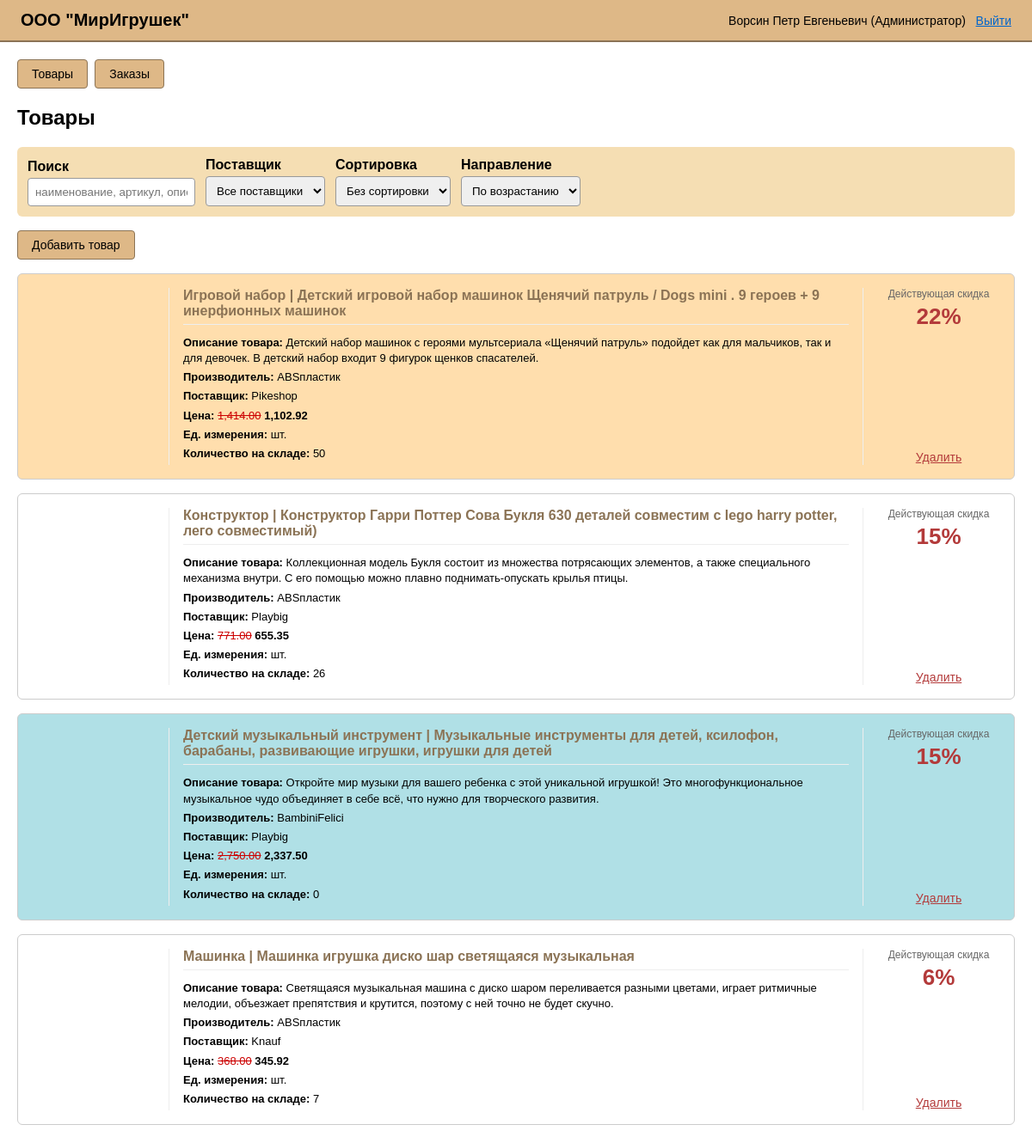
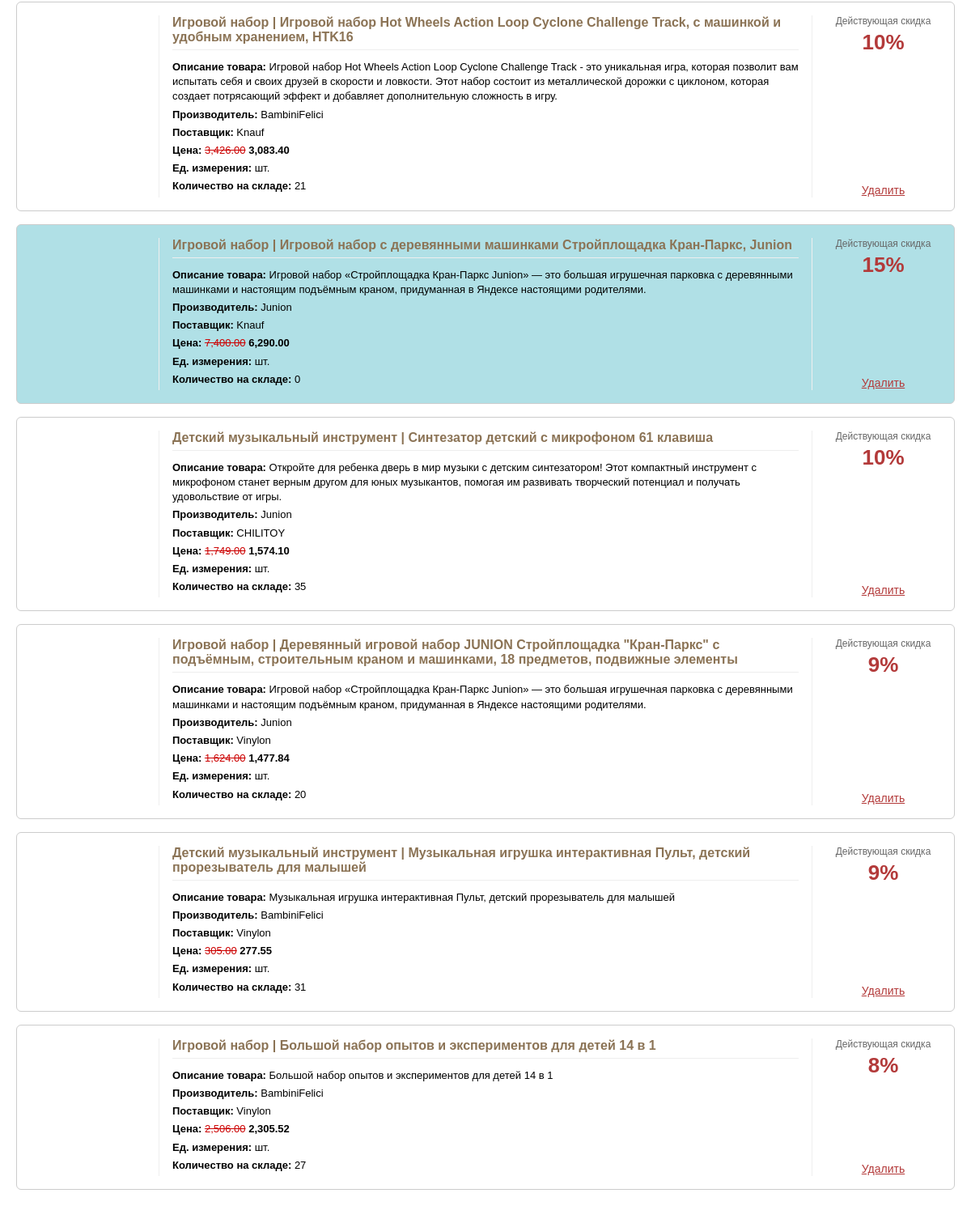
/dashboard.php (signed in), run on the app's committed database (2 pictures, top to bottom).
### tables this page shows
CREATE TABLE products (
    id INT AUTO_INCREMENT PRIMARY KEY,
    article VARCHAR(20) NOT NULL UNIQUE,
    name VARCHAR(255) NOT NULL,
    category_id INT NOT NULL,
    supplier_id INT NOT NULL,
    manufacturer_id INT NOT NULL,
    description TEXT,
    price DECIMAL(10,2) NOT NULL DEFAULT 0,
    unit VARCHAR(20) NOT NULL DEFAULT 'шт.',
    stock INT NOT NULL DEFAULT 0,
    discount INT NOT NULL DEFAULT 0,
    photo VARCHAR(255) DEFAULT NULL,
    CONSTRAINT fk_products_category FOREIGN KEY (category_id) REFERENCES categories(id) ON UPDATE CASCADE ON DELETE RESTRICT,
    CONSTRAINT fk_products_supplier FOREIGN KEY (supplier_id) REFERENCES suppliers(id) ON UPDATE CASCADE ON DELETE RESTRICT,
    CONSTRAINT fk_products_manufacturer FOREIGN KEY (manufacturer_id) REFERENCES manufacturers(id) ON UPDATE CASCADE ON DELETE RESTRICT
);

CREATE TABLE categories (id INT AUTO_INCREMENT PRIMARY KEY, name VARCHAR(100) NOT NULL UNIQUE);

CREATE TABLE manufacturers (id INT AUTO_INCREMENT PRIMARY KEY, name VARCHAR(100) NOT NULL UNIQUE);

CREATE TABLE suppliers (id INT AUTO_INCREMENT PRIMARY KEY, name VARCHAR(100) NOT NULL UNIQUE);

### dashboard.php (the view, shortened to what this page needs)
<?php
require 'db.php';
$role  = $_SESSION['role'];
$fio   = $_SESSION['fio'];
$isAdmin    = ($role === 'Administrator');
$isManager  = ($role === 'Manager');
$canFilter  = ($isAdmin || $isManager);
$canOrders  = ($isAdmin || $isManager);
$roleNames = [
    'Administrator' => 'Администратор',
    'Manager' => 'Менеджер',
    'Authorized client' => 'Авторизованный клиент',
    'Guest' => 'Гость'
];
$roleDisplay = $roleNames[$role] ?? $role;
$view   = $_GET['view'] ?? 'products';
?>
<!DOCTYPE html>
<html lang="ru">
<head>
    <link rel="stylesheet" href="style.css">
</head>
<body>
    <div class="header">
        <div class="logo">ООО "МирИгрушек"</div>
        <div class="user-info">
            <?= htmlspecialchars($fio) ?> (<?= htmlspecialchars($roleDisplay) ?>)
            &nbsp; <a class="btn-link" href="logout.php">Выйти</a>
        </div>
    </div>
    <div class="container">
        <?php
        echo '<div class="nav">';
        echo '<a class="btn" href="dashboard.php?view=products">Товары</a>';
        if ($canOrders) {
            echo '<a class="btn" href="dashboard.php?view=orders">Заказы</a>';
        }
        echo '</div>';
        ?>
        <?php
        if ($view === 'products'):
            $search   = $_GET['search']   ?? '';
            $dir      = $_GET['dir']      ?? 'asc';
            $where = [];
            $params = [];
            $whereSql = $where ? ('WHERE ' . implode(' AND ', $where)) : '';
            $orderSql = 'ORDER BY p.id';
            $sql = "SELECT p.*, c.name AS category, s.name AS supplier, m.name AS manufacturer
                    FROM products p
                    JOIN categories c     ON p.category_id = c.id
                    JOIN suppliers s      ON p.supplier_id = s.id
                    JOIN manufacturers m  ON p.manufacturer_id = m.id
                    $whereSql $orderSql";
            $stmt = $pdo->prepare($sql);
            $stmt->execute($params);
            $products = $stmt->fetchAll();
            ?>
            <h2>Товары</h2>
            <?php if ($canFilter): ?>
            <form class="filters" method="get">
                <div class="form-group">
                    <label>Поиск</label>
                    <input type="text" id="search-input" name="search" value="<?= htmlspecialchars($search) ?>"
                           placeholder="наименование, артикул, описание..." oninput="this.form.submit()">
                </div>
                <div class="form-group">
                    <label>Поставщик</label>
                    <select name="supplier" onchange="this.form.submit()">
                        <option value="">Все поставщики</option>
                    </select>
                </div>
                <div class="form-group">
                    <label>Сортировка</label>
                    <select name="sort" onchange="this.form.submit()">
                        <option value="">Без сортировки</option>
                    </select>
                </div>
                <div class="form-group">
                    <label>Направление</label>
                    <select name="dir" onchange="this.form.submit()">
                        <option value="asc"  <?= $dir==='asc'?'selected':'' ?>>По возрастанию</option>
                    </select>
                </div>
            </form>
            <?php endif; ?>
            <?php if ($isAdmin): ?>
                <div style="margin-bottom:12px;">
                    <a class="btn" href="dashboard.php?action=add_product">Добавить товар</a>
                </div>
            <?php endif; ?>
            <div class="product-cards">
                <?php foreach ($products as $p):
                    $cardClass = 'product-card';
                    if ((int)$p['stock'] === 0) {
                        $cardClass .= ' row-out-of-stock';
                    } elseif ((int)$p['discount'] > 17) {
                        $cardClass .= ' row-discount';
                    }
                    $price = (float)$p['price'];
                    $disc  = (int)$p['discount'];
                    $finalPrice = $disc > 0 ? round($price * (100 - $disc) / 100, 2) : $price;
                ?>
                    <div class="<?= $cardClass ?>" <?php if ($isAdmin): ?>onclick="window.location='dashboard.php?action=edit_product&id=<?= $p['id'] ?>'" style="cursor:pointer;"<?php endif; ?>>
                        <div class="card-left">
                        </div>
                        <div class="card-middle">
                            <div class="card-title"><?= htmlspecialchars($p['category']) ?> | <?= htmlspecialchars($p['name']) ?></div>
                            <div class="card-details">
                                <p><b>Описание товара:</b> <?= htmlspecialchars($p['description']) ?></p>
                                <p><b>Производитель:</b> <?= htmlspecialchars($p['manufacturer']) ?></p>
                                <p><b>Поставщик:</b> <?= htmlspecialchars($p['supplier']) ?></p>
                                <p><b>Цена:</b>
                                    <?php if ($disc > 0): ?>
                                        <span class="price-old"><?= number_format($price, 2) ?></span>
                                        <span class="price-new"><?= number_format($finalPrice, 2) ?></span>
                                    <?php else: ?>
                                        <?= number_format($price, 2) ?>
                                    <?php endif; ?>
                                </p>
                                <p><b>Ед. измерения:</b> <?= htmlspecialchars($p['unit']) ?></p>
                                <p><b>Количество на складе:</b> <?= (int)$p['stock'] ?></p>
                            </div>
                        </div>
                        <div class="card-right">
                            <?php if ($disc > 0): ?>
                                <div class="discount-badge">Действующая скидка<br><span class="discount-val"><?= $disc ?>%</span></div>
                            <?php else: ?>
                                <div class="discount-badge-none">Нет скидки</div>
                            <?php endif; ?>
                            <?php if ($isAdmin): ?>
                                <div class="card-actions">
                                    <a class="btn-link btn-danger-link delete-link" href="dashboard.php?action=delete_product&id=<?= $p['id'] ?>"
                                       onclick="event.stopPropagation(); event.preventDefault(); showConfirmModal('Вы действительно хотите удалить этот товар?', () => { window.location.href = 'dashboard.php?action=delete_product&id=<?= $p['id'] ?>'; });">Удалить</a>
                                </div>
                            <?php endif; ?>
                        </div>
                    </div>
                <?php endforeach; ?>
            </div>
        <?php endif; ?>
    </div>
</body>
</html>

### style.css (style rules this page uses)
* { box-sizing: border-box; }
body { font-family: Arial, sans-serif; background: #FFFFFF; color: #000000; margin: 0; padding: 0; }
.header { background: #DEB887; padding: 12px 24px; display: flex; justify-content: space-between; align-items: center; border-bottom: 2px solid #8B7355; }
.header .logo { font-size: 20px; font-weight: bold; }
.header .user-info { font-size: 14px; }
.container { padding: 20px; max-width: 1200px; margin: 0 auto; }
.form-group { margin-bottom: 14px; }
.form-group label { display: block; margin-bottom: 4px; font-weight: bold; }
.form-group input, .form-group select, .form-group textarea { width: 100%; padding: 8px; border: 1px solid #999; border-radius: 4px; font-family: Arial; }
.btn { background: #DEB887; color: #000; border: 1px solid #8B7355; padding: 8px 16px; border-radius: 4px; cursor: pointer; font-family: Arial; font-size: 14px; text-decoration: none; display: inline-block; }
.btn-link { background: none; border: none; color: #0066cc; cursor: pointer; text-decoration: underline; padding: 0; font-family: Arial; font-size: 14px; }
.nav { margin-bottom: 16px; }
.nav a { margin-right: 8px; }
.filters { background: #F5DEB3; padding: 12px; border-radius: 6px; margin-bottom: 16px; display: flex; flex-wrap: wrap; gap: 12px; align-items: flex-end; }
.filters .form-group { margin-bottom: 0; }
.row-discount { background: #FFDEAD !important; }
.row-out-of-stock { background: #B0E0E6 !important; }
.price-old { text-decoration: line-through; color: #cc0000; }
.price-new { color: #000000; font-weight: bold; }
.product-cards { display: flex; flex-direction: column; gap: 16px; margin-top: 16px; }
.product-card { display: flex; background: #fff; border: 1px solid #ccc; padding: 16px; border-radius: 6px; align-items: stretch; transition: transform 0.2s, box-shadow 0.2s; text-decoration: none; color: inherit; }
.card-left { flex: 0 0 160px; display: flex; align-items: center; justify-content: center; border-right: 1px solid #eee; padding-right: 16px; margin-right: 16px; }
.card-middle { flex: 1; display: flex; flex-direction: column; justify-content: flex-start; }
.card-title { font-size: 16px; font-weight: bold; color: #8B7355; margin-bottom: 8px; border-bottom: 1px solid #eee; padding-bottom: 6px; }
.card-details p { margin: 4px 0; font-size: 13px; line-height: 1.4; }
.card-right { flex: 0 0 160px; display: flex; flex-direction: column; align-items: center; justify-content: center; border-left: 1px solid #eee; padding-left: 16px; margin-left: 16px; text-align: center; }
.discount-badge { font-size: 12px; color: #666; }
.discount-val { font-size: 26px; font-weight: bold; color: #b33a3a; display: block; margin-top: 4px; }
.card-actions { margin-top: auto; }
.btn-danger-link { color: #B33A3A !important; }

### data on the page
products: category.name "Игровой набор", name "Детский игровой набор машинок Щенячий патруль / Dogs mini . 9 героев + 9 инерфионных машинок", description "Детский набор машинок с героями мультсериала «Щенячий патруль» подойдет как для мальчиков, так и для девочек. В детский набор входит 9 фигурок щенков спасателей.", manufacturer.name "ABSпластик", supplier.name "Pikeshop", price "1,414.00", finalPrice "1,102.92", unit "шт.", stock "50", discount "22"
products: category.name "Конструктор", name "Конструктор Гарри Поттер Сова Букля 630 деталей совместим с lego harry potter, лего совместимый)", description "Коллекционная модель Букля состоит из множества потрясающих элементов, а также специального механизма внутри. С его помощью можно плавно поднимать-опускать крылья птицы.", manufacturer.name "ABSпластик", supplier.name "Playbig", price "771.00", finalPrice "655.35", unit "шт.", stock "26", discount "15"
products: category.name "Детский музыкальный инструмент", name "Музыкальные инструменты для детей, ксилофон, барабаны, развивающие игрушки, игрушки для детей", description "Откройте мир музыки для вашего ребенка с этой уникальной игрушкой! Это многофункциональное музыкальное чудо объединяет в себе всё, что нужно для творческого развития.", manufacturer.name "BambiniFelici", supplier.name "Playbig", price "2,750.00", finalPrice "2,337.50", unit "шт.", stock "0", discount "15"
products: category.name "Машинка", name "Машинка игрушка диско шар светящаяся музыкальная", description "Светящаяся музыкальная машина с диско шаром переливается разными цветами, играет ритмичные мелодии, объезжает препятствия и крутится, поэтому с ней точно не будет скучно.", manufacturer.name "ABSпластик", supplier.name "Knauf", price "368.00", finalPrice "345.92", unit "шт.", stock "7", discount "6"
products: category.name "Игровой набор", name "Игровой набор Hot Wheels Action Loop Cyclone Challenge Track, с машинкой и удобным хранением, HTK16", description "Игровой набор Hot Wheels Action Loop Cyclone Challenge Track - это уникальная игра, которая позволит вам испытать себя и своих друзей в скорости и ловкости. Этот набор состоит из металлической дорожки с циклоном, которая создает потрясающий эффект и добавляет дополнительную сложность в игру.", manufacturer.name "BambiniFelici", supplier.name "Knauf", price "3,426.00", finalPrice "3,083.40", unit "шт.", stock "21", discount "10"
products: category.name "Игровой набор", name "Игровой набор с деревянными машинками Стройплощадка Кран-Паркс, Junion", description "Игровой набор «Стройплощадка Кран-Паркс Junion» — это большая игрушечная парковка с деревянными машинками и настоящим подъёмным краном, придуманная в Яндексе настоящими родителями.", manufacturer.name "Junion", supplier.name "Knauf", price "7,400.00", finalPrice "6,290.00", unit "шт.", stock "0", discount "15"
products: category.name "Детский музыкальный инструмент", name "Синтезатор детский с микрофоном 61 клавиша", description "Откройте для ребенка дверь в мир музыки с детским синтезатором! Этот компактный инструмент с микрофоном станет верным другом для юных музыкантов, помогая им развивать творческий потенциал и получать удовольствие от игры.", manufacturer.name "Junion", supplier.name "CHILITOY", price "1,749.00", finalPrice "1,574.10", unit "шт.", stock "35", discount "10"
products: category.name "Игровой набор", name "Деревянный игровой набор JUNION Стройплощадка \"Кран-Паркс\" с подъёмным, строительным краном и машинками, 18 предметов, подвижные элементы", description "Игровой набор «Стройплощадка Кран-Паркс Junion» — это большая игрушечная парковка с деревянными машинками и настоящим подъёмным краном, придуманная в Яндексе настоящими родителями.", manufacturer.name "Junion", supplier.name "Vinylon", price "1,624.00", finalPrice "1,477.84", unit "шт.", stock "20", discount "9"
products: category.name "Детский музыкальный инструмент", name "Музыкальная игрушка интерактивная Пульт, детский прорезыватель для малышей", description "Музыкальная игрушка интерактивная Пульт, детский прорезыватель для малышей", manufacturer.name "BambiniFelici", supplier.name "Vinylon", price "305.00", finalPrice "277.55", unit "шт.", stock "31", discount "9"
products: category.name "Игровой набор", name "Большой набор опытов и экспериментов для детей 14 в 1", description "Большой набор опытов и экспериментов для детей 14 в 1", manufacturer.name "BambiniFelici", supplier.name "Vinylon", price "2,506.00", finalPrice "2,305.52", unit "шт.", stock "27", discount "8"

### other printed values
$fio "Ворсин Петр Евгеньевич"
$roleDisplay "Администратор"
